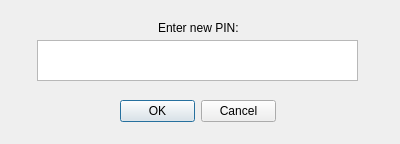
<?xml version="1.0" encoding="UTF-8"?>
<ui version="4.0">
 <class>PinDialog</class>
 <widget class="QDialog" name="PinDialog">
  <property name="geometry">
   <rect>
    <x>0</x>
    <y>0</y>
    <width>400</width>
    <height>144</height>
   </rect>
  </property>
  <property name="windowTitle">
   <string>Dialog</string>
  </property>
  <widget class="QDialogButtonBox" name="buttonBox">
   <property name="geometry">
    <rect>
     <x>120</x>
     <y>100</y>
     <width>156</width>
     <height>23</height>
    </rect>
   </property>
   <property name="orientation">
    <enum>Qt::Horizontal</enum>
   </property>
   <property name="standardButtons">
    <set>QDialogButtonBox::Cancel|QDialogButtonBox::Ok</set>
   </property>
  </widget>
  <widget class="QLabel" name="label">
   <property name="geometry">
    <rect>
     <x>158</x>
     <y>20</y>
     <width>101</width>
     <height>16</height>
    </rect>
   </property>
   <property name="text">
    <string>&lt;html&gt;&lt;head/&gt;&lt;body&gt;&lt;p&gt;Enter new PIN:&lt;/p&gt;&lt;/body&gt;&lt;/html&gt;</string>
   </property>
  </widget>
  <widget class="QTextEdit" name="pinInputEdit">
   <property name="geometry">
    <rect>
     <x>37</x>
     <y>40</y>
     <width>321</width>
     <height>41</height>
    </rect>
   </property>
   <property name="inputMethodHints">
    <set>Qt::ImhDigitsOnly</set>
   </property>
   <property name="acceptRichText">
    <bool>false</bool>
   </property>
  </widget>
 </widget>
 <resources/>
 <connections/>
</ui>
